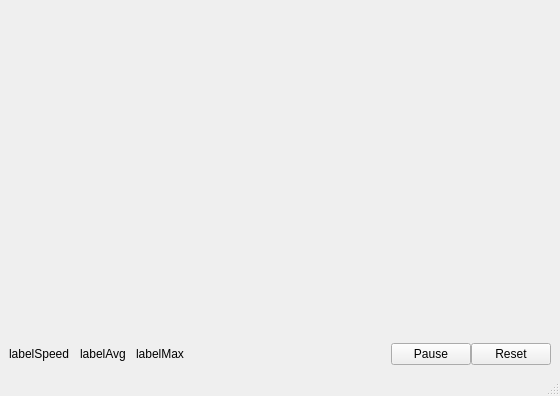
<?xml version="1.0" encoding="UTF-8"?>
<ui version="4.0">
 <class>MainWindow</class>
 <widget class="QMainWindow" name="MainWindow">
  <property name="geometry">
   <rect>
    <x>0</x>
    <y>0</y>
    <width>560</width>
    <height>396</height>
   </rect>
  </property>
  <property name="windowTitle">
   <string>MainWindow</string>
  </property>
  <widget class="QWidget" name="centralwidget">
   <layout class="QVBoxLayout" name="verticalLayout">
    <item>
     <widget class="NetGraphWidget" name="netGraph" native="true">
      <property name="sizePolicy">
       <sizepolicy hsizetype="Preferred" vsizetype="Expanding">
        <horstretch>0</horstretch>
        <verstretch>0</verstretch>
       </sizepolicy>
      </property>
     </widget>
    </item>
    <item>
     <layout class="QHBoxLayout" name="horizontalLayout">
      <property name="spacing">
       <number>0</number>
      </property>
      <property name="sizeConstraint">
       <enum>QLayout::SizeConstraint::SetDefaultConstraint</enum>
      </property>
      <item>
       <widget class="QLabel" name="labelSpeed">
        <property name="sizePolicy">
         <sizepolicy hsizetype="Preferred" vsizetype="Minimum">
          <horstretch>0</horstretch>
          <verstretch>0</verstretch>
         </sizepolicy>
        </property>
        <property name="text">
         <string>labelSpeed</string>
        </property>
       </widget>
      </item>
      <item>
       <spacer name="horizontalSpacer_2">
        <property name="orientation">
         <enum>Qt::Orientation::Horizontal</enum>
        </property>
        <property name="sizeType">
         <enum>QSizePolicy::Policy::Fixed</enum>
        </property>
        <property name="sizeHint" stdset="0">
         <size>
          <width>10</width>
          <height>0</height>
         </size>
        </property>
       </spacer>
      </item>
      <item>
       <widget class="QLabel" name="labelAvg">
        <property name="text">
         <string>labelAvg</string>
        </property>
       </widget>
      </item>
      <item>
       <spacer name="horizontalSpacer_3">
        <property name="orientation">
         <enum>Qt::Orientation::Horizontal</enum>
        </property>
        <property name="sizeType">
         <enum>QSizePolicy::Policy::Fixed</enum>
        </property>
        <property name="sizeHint" stdset="0">
         <size>
          <width>10</width>
          <height>0</height>
         </size>
        </property>
       </spacer>
      </item>
      <item>
       <widget class="QLabel" name="labelMax">
        <property name="text">
         <string>labelMax</string>
        </property>
       </widget>
      </item>
      <item>
       <spacer name="horizontalSpacer">
        <property name="orientation">
         <enum>Qt::Orientation::Horizontal</enum>
        </property>
        <property name="sizeHint" stdset="0">
         <size>
          <width>40</width>
          <height>0</height>
         </size>
        </property>
       </spacer>
      </item>
      <item>
       <widget class="QPushButton" name="btnPause">
        <property name="text">
         <string>Pause</string>
        </property>
       </widget>
      </item>
      <item>
       <widget class="QPushButton" name="btnReset">
        <property name="text">
         <string>Reset</string>
        </property>
       </widget>
      </item>
     </layout>
    </item>
   </layout>
  </widget>
  <widget class="QMenuBar" name="menubar">
   <property name="geometry">
    <rect>
     <x>0</x>
     <y>0</y>
     <width>560</width>
     <height>17</height>
    </rect>
   </property>
  </widget>
  <widget class="QStatusBar" name="statusbar"/>
 </widget>
 <customwidgets>
  <customwidget>
   <class>NetGraphWidget</class>
   <extends>QWidget</extends>
   <header>netgraphwidget.h</header>
   <container>1</container>
  </customwidget>
 </customwidgets>
 <resources/>
 <connections/>
</ui>
